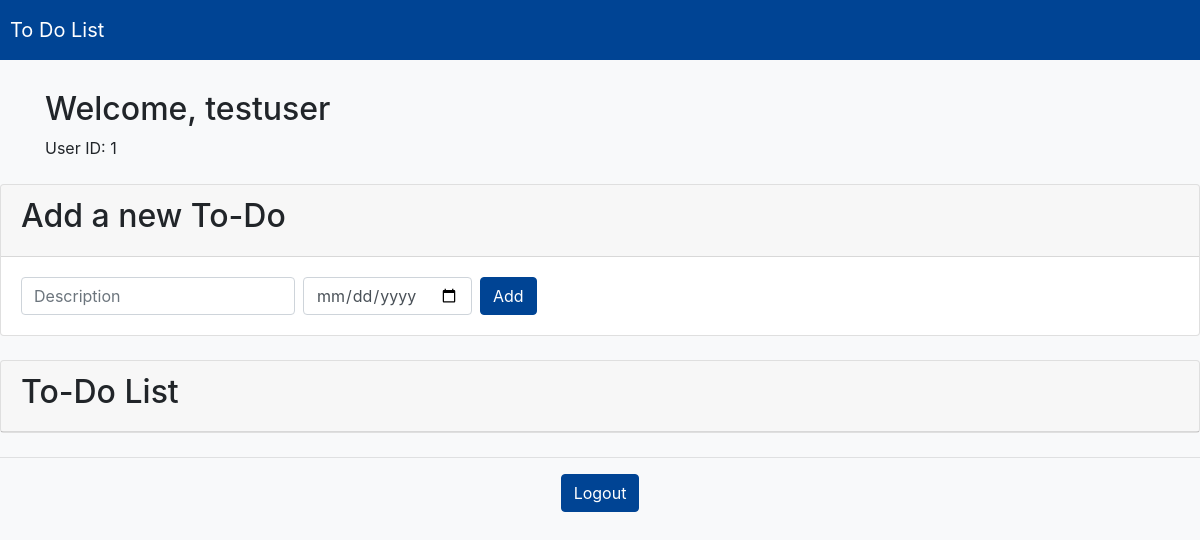
The page /dashboard (signed in) on the database as committed earlier.
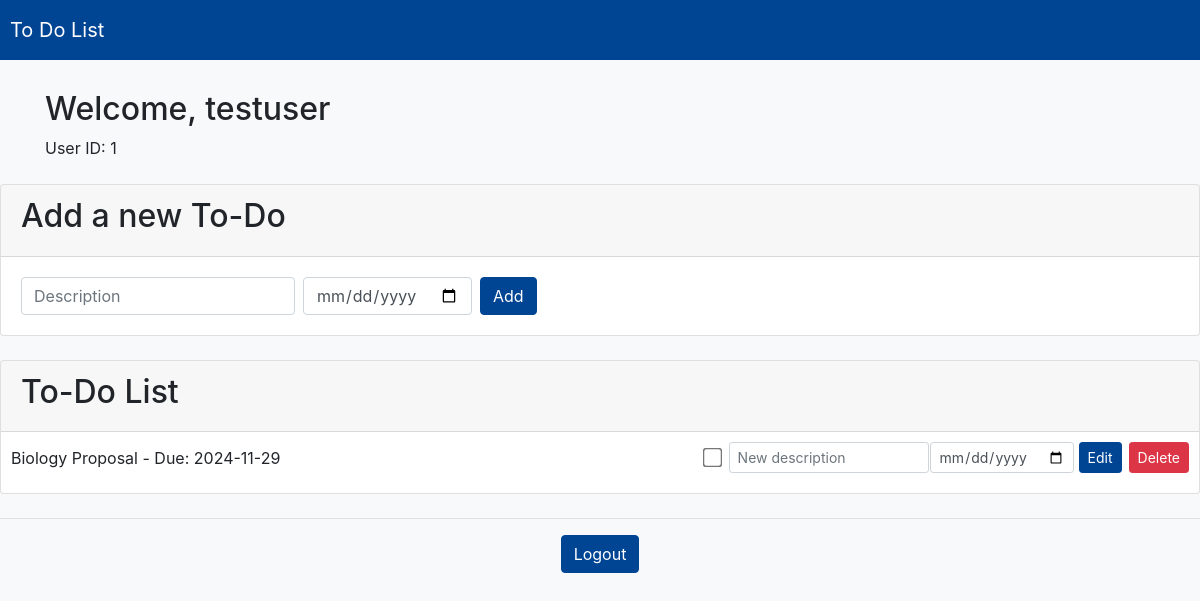
The same page on the database as committed later.
### tables this page shows
CREATE TABLE todos (id INTEGER PRIMARY KEY, user_id INTEGER, name TEXT, description TEXT, completed BOOLEAN, due_date TEXT, FOREIGN KEY(user_id) REFERENCES users(id));

### app.py (the view)
@app.route('/dashboard')
def dashboard():
    if 'user_id' not in session:
        flash('You need to login first', 'warning')
        return redirect(url_for('login'))
    with engine.connect() as conn:
        result = conn.execute(text("SELECT * FROM todos WHERE user_id = :user_id"), {'user_id': session['user_id']}).fetchall()
    todos = [{'id': row.id, 'name': row.name, 'description': row.description, 'completed': row.completed, 'due_date': row.due_date} for row in result]
    return render_template('dashboard.html', todos=todos, username=session['username'], user_id=session['user_id'])

### templates/dashboard.html (shortened to what this page needs)
<!DOCTYPE html>
<html lang="en">
<head>
    <link href="https://stackpath.bootstrapcdn.com/bootstrap/4.5.2/css/bootstrap.min.css" rel="stylesheet">
</head>
<body>
    <nav class="navbar navbar-expand-lg navbar-light fixed-top" style="background-color: #004494; padding: 10px;">
        <a class="navbar-brand" href="#" style="color: white;">To Do List</a>
    </nav>
    <div class="container">
        <h2>Welcome, {{ username }}</h2>
        <p>User ID: {{ user_id }}</p>
    </div>
    <div class="card mt-4">
        <div class="card-header">
            <h2>Add a new To-Do</h2>
        </div>
        <div class="card-body">
            <form action="{{ url_for('add_todo') }}" method="post" class="form-inline">
                <div class="form-group">
                    <input type="text" name="description" placeholder="Description" class="form-control mr-2">
                    <input type="date" name="due_date" class="form-control mr-2">
                    <button type="submit" class="btn btn-primary">Add</button>
                </div>
            </form>
        </div>
    </div>
    <div class="card mt-4">
        <div class="card-header">
            <h2>To-Do List</h2>
        </div>
        <ul class="list-group list-group-flush">
            {% for todo in todos %}
                <li class="list-group-item todo-item">
                    <span>
                        <span class="{% if todo.completed %}completed{% endif %}">{{ todo.description }}</span> - Due: <span>{% if todo.due_date %}{{ todo.due_date }}{% else %}No due date{% endif %}</span>
                    </span>
                    <div>
                        <form action="{{ url_for('complete_todo', todo_id=todo.id) }}" method="post">
                            <input type="checkbox" name="completed" style="transform: scale(1.5);" onchange="this.form.submit()" {% if todo.completed %}checked{% endif %}>
                        </form>
                        <form action="{{ url_for('edit_todo', todo_id=todo.id) }}" method="post">
                            <input type="text" name="description" placeholder="New description" class="form-control form-control-sm">
                            <input type="date" name="due_date" class="form-control form-control-sm">
                            <button type="submit" class="btn btn-primary btn-sm">Edit</button>
                        </form>
                        <form action="{{ url_for('delete_todo', todo_id=todo.id) }}" method="post">
                            <button type="submit" class="btn btn-danger btn-sm">Delete</button>
                        </form>
                    </div>
                </li>
            {% endfor %}
        </ul>
    </div>
    <div class="text-center mt-4">
        <hr>
        <form action="{{ url_for('logout') }}" method="get">
            <button type="submit" class="btn btn-secondary">Logout</button>
        </form>
    </div>
</body>
</html>

### templates/dashboard.html (style rules this page uses)
body { background-color: #f8f9fa; padding-top: 70px; }
.container { margin-top: 20px; }
.todo-item { display: flex; justify-content: space-between; align-items: center; padding: 10px; border: 1px solid #dee2e6; border-radius: 5px; margin-bottom: 10px; background-color: #ffffff; }
.todo-item form { margin: 0; display: flex; align-items: center; }
.todo-item input[type="text"] { width: 200px; margin-right: 1px; }
.todo-item button { margin-left: 5px; }
.todo-item div { display: flex; align-items: center; }
.todo-item form + form { margin-left: 2px; }
.todo-item input[type="checkbox"] { margin-right: 8px; }
.btn-primary { background-color: #004494; border-color: #004494; }
.btn-secondary { background-color: #004494; border-color: #004494; }
.card { margin-bottom: 20px; }

Rows that differ between the two databases and show on the page:
added todos: description "Biology Proposal", due_date "2024-11-29"
